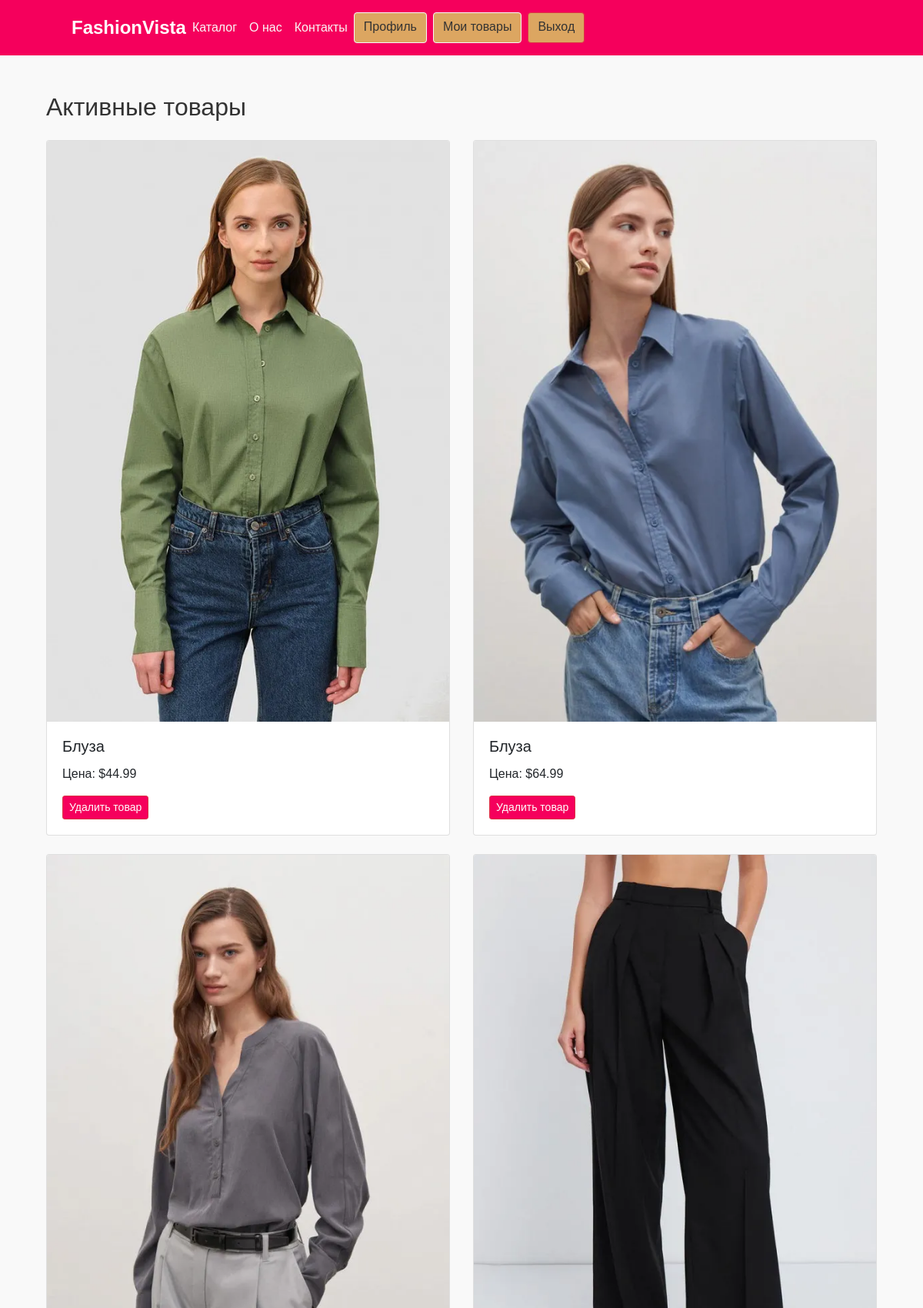
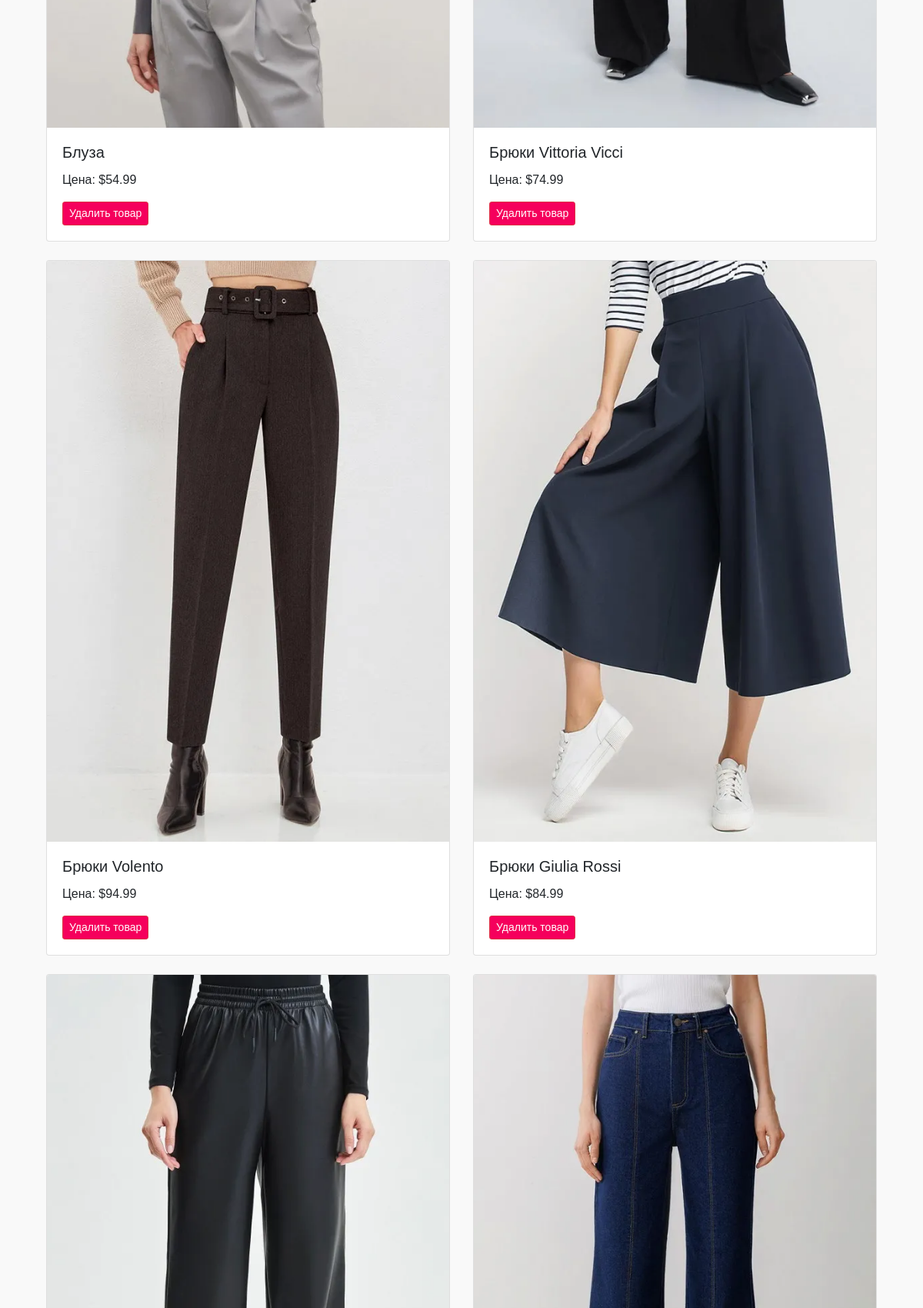
/cart (signed in, upper part), run on the app's committed database (2 pictures, top to bottom).
### models.py (models this page shows)
class Products(db.Model):
    __tablename__ = 'products'
    id = db.Column(db.Integer, primary_key=True)
    name = db.Column(db.String(100), nullable=False)
    user_id = db.Column(db.Integer, db.ForeignKey("user.id"), nullable=False)
    category_id = db.Column(db.Integer, db.ForeignKey('category.id'), nullable=False)
    category = db.relationship('Category', backref=db.backref('products', lazy=True))
    image = db.Column(db.String(100))
    price = db.Column(db.Float, nullable=False)
    status = db.Column(db.String(100), default='active')
    def __repr__(self):
        return f"Product('{self.name}', '{self.price}')"

### app.py (the view)
@app.route('/cart')
@login_required
def cart():
    if session.get('data')['roll'] == 'user':
        products = db.session.query(Products, UserToProduct.size).join(UserToProduct).filter(
            UserToProduct.user_id == session.get('data')['id']
        ).filter(Products.status == 'add_cart').all()
        total_price = round(sum(product[0].price for product in products), 2)
        return render_template('cart.html', products=products, total_price=total_price)
    else:
        seller_products = db.session.query(Products).join(User).filter(User.id == session.get('data')['id']).all()
        print(seller_products)
        return render_template('cart.html', seller_products=seller_products)

### app.py (called while the page is built)
@login_manager.user_loader
def load_user(user_id):
    return User.query.get(int(user_id))

### templates/cart.html (shortened to what this page needs)
{% extends 'base.html' %}
{% block content %}
<div class="container my-5">
    {% if session['data'].roll == 'user' %}
    <h2 class="mb-4">Корзина пользователя</h2>
    {% else %}
    <h2 class="mb-4">Активные товары</h2>
    {% endif %}
    {% if products %}
    <div class="row">
        {% for product, size in products %}
        <div class="col-md-6 mb-4">
            <div class="card">
                <img src="{{ product.image }}" class="card-img-top" alt="{{ product.name }} Image">
                <div class="card-body">
                    <h5 class="card-title">{{ product.name }}</h5>
                    <p class="card-text">Размер: {{ size }}</p>
                    <p class="card-text">Цена: ${{ product.price }}</p>
                    <form action="/remove_from_cart/{{ product.id }}" method="POST">
                        <input type="hidden" name="product_id" value="{{ product.id }}">
                        <button type="submit" class="btn btn-sm btn-danger">Убрать из корзины</button>
                    </form>
                </div>
            </div>
        </div>
        {% endfor %}
    </div>
    <div class="text-end">
        <h4>Итоговая сумма: ${{ total_price }}</h4>
        <a href="/buy"
           class="btn btn-sm btn-danger">Оформить заказ</a>
    </div>
    {% elif seller_products %}
    <div class="row">
        {% for product in seller_products %}
        <div class="col-md-6 mb-4">
            <div class="card">
                <img src="{{ product.image }}" class="card-img-top" alt="{{ product.name }} Image">
                <div class="card-body">
                    <h5 class="card-title">{{ product.name }}</h5>
                    <p class="card-text">Цена: ${{ product.price }}</p>
                    <form action="/remove_product/{{ product.id }}" method="POST">
                        <button type="submit" class="btn btn-sm btn-danger">Удалить товар</button>
                    </form>
                </div>
            </div>
        </div>
        {% endfor %}
    </div>
    {% else %}
    {% if session['data'].roll != 'user' %}
    <p class="lead">У вас отсутствуют активные товары <a href="{{ url_for('test') }}">Перейти к добавлению</a></p>
    {% else %}
    <p class="lead">Ваша корзина пуста. <a href="{{ url_for('catalog') }}">Перейти к покупкам</a></p>
    {% endif %}
    {% endif %}
</div>
{% endblock %}

### static/styles/style.css (style rules this page uses)
body { font-family: Arial, sans-serif; margin: 0; padding: 0; }
.btn { background-color: #f5005c; color: white; }

### templates/base.html (style rules this page uses)
body { background-color: #f9f9f9; color: #333; font-family: Arial, sans-serif; }

### data on the page
Products: image (picture), name "Блуза", price "44.99"
Products: image (picture), name "Блуза", price "64.99"
Products: image (picture), name "Блуза", price "54.99"
Products: image (picture), name "Брюки Vittoria Vicci", price "74.99"
Products: image (picture), name "Брюки Volento", price "94.99"
Products: image (picture), name "Брюки Giulia Rossi", price "84.99"
Products: image (picture)
Products: image (picture)
